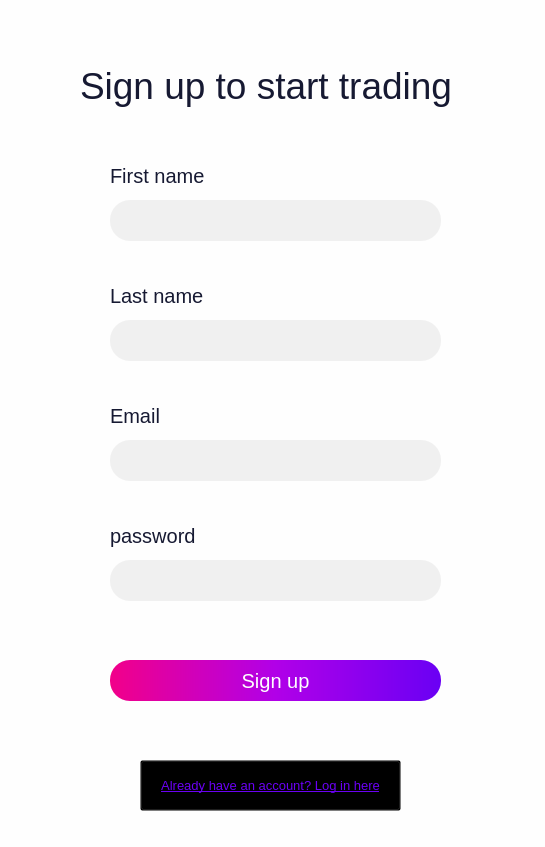
<?xml version="1.0" encoding="UTF-8"?>
<ui version="4.0">
 <class>Main_window</class>
 <widget class="QMainWindow" name="Main_window">
  <property name="geometry">
   <rect>
    <x>0</x>
    <y>0</y>
    <width>545</width>
    <height>847</height>
   </rect>
  </property>
  <property name="windowTitle">
   <string>MainWindow</string>
  </property>
  <property name="styleSheet">
   <string notr="true">background-color: rgba(254, 254, 254, 1);</string>
  </property>
  <widget class="QWidget" name="centralwidget">
   <widget class="QLabel" name="title">
    <property name="geometry">
     <rect>
      <x>80</x>
      <y>60</y>
      <width>381</width>
      <height>51</height>
     </rect>
    </property>
    <property name="styleSheet">
     <string notr="true">color: rgba(22, 25, 50, 1);
font-size: 28pt;</string>
    </property>
    <property name="text">
     <string>Sign up to start trading</string>
    </property>
   </widget>
   <widget class="QLabel" name="first_name_label">
    <property name="geometry">
     <rect>
      <x>110</x>
      <y>160</y>
      <width>101</width>
      <height>31</height>
     </rect>
    </property>
    <property name="styleSheet">
     <string notr="true">font-size:15pt;
color: rgba(22, 25, 50, 1);</string>
    </property>
    <property name="text">
     <string>First name</string>
    </property>
   </widget>
   <widget class="QLineEdit" name="first_name_input">
    <property name="geometry">
     <rect>
      <x>110</x>
      <y>200</y>
      <width>331</width>
      <height>41</height>
     </rect>
    </property>
    <property name="styleSheet">
     <string notr="true">border-radius: 20px;
background-color:rgba(240, 240, 240, 1);

font-size:15pt;
color: rgba(22, 25, 50, 1);

padding: 5px 10px;</string>
    </property>
   </widget>
   <widget class="QLabel" name="last_name_label">
    <property name="geometry">
     <rect>
      <x>110</x>
      <y>280</y>
      <width>101</width>
      <height>31</height>
     </rect>
    </property>
    <property name="styleSheet">
     <string notr="true">font-size:15pt;
color: rgba(22, 25, 50, 1);</string>
    </property>
    <property name="text">
     <string>Last name</string>
    </property>
   </widget>
   <widget class="QLineEdit" name="last_name_input">
    <property name="geometry">
     <rect>
      <x>110</x>
      <y>320</y>
      <width>331</width>
      <height>41</height>
     </rect>
    </property>
    <property name="styleSheet">
     <string notr="true">border-radius: 20px;
background-color:rgba(240, 240, 240, 1);

font-size:15pt;
color: rgba(22, 25, 50, 1);

padding: 5px 10px;</string>
    </property>
   </widget>
   <widget class="QPushButton" name="submit_button">
    <property name="enabled">
     <bool>true</bool>
    </property>
    <property name="geometry">
     <rect>
      <x>110</x>
      <y>660</y>
      <width>331</width>
      <height>41</height>
     </rect>
    </property>
    <property name="styleSheet">
     <string notr="true">background-color: qlineargradient(spread:pad, x1:0, y1:0, x2:1, y2:0, stop:0 #f20089, stop:0.5 #b100e8, stop:1 #6a00f4);

border-radius: 20px;
font-size: 20px;
color: rgba(254, 254, 254, 1);</string>
    </property>
    <property name="text">
     <string>Sign up</string>
    </property>
   </widget>
   <widget class="QPushButton" name="Register_button">
    <property name="geometry">
     <rect>
      <x>140</x>
      <y>760</y>
      <width>261</width>
      <height>51</height>
     </rect>
    </property>
    <property name="styleSheet">
     <string notr="true">font-size:10pt;
color: qlineargradient(spread:pad, x1:0, y1:0, x2:1, y2:0, stop:0 #f20089, stop:0.5 #b100e8, stop:1 #6a00f4);
text-decoration: underline;
background: transparent

</string>
    </property>
    <property name="text">
     <string>Already have an account? Log in here</string>
    </property>
   </widget>
   <widget class="QLineEdit" name="email_input">
    <property name="geometry">
     <rect>
      <x>110</x>
      <y>440</y>
      <width>331</width>
      <height>41</height>
     </rect>
    </property>
    <property name="styleSheet">
     <string notr="true">border-radius: 20px;
background-color:rgba(240, 240, 240, 1);

font-size:15pt;
color: rgba(22, 25, 50, 1);

padding: 5px 10px;</string>
    </property>
   </widget>
   <widget class="QLabel" name="email_label">
    <property name="geometry">
     <rect>
      <x>110</x>
      <y>400</y>
      <width>51</width>
      <height>31</height>
     </rect>
    </property>
    <property name="styleSheet">
     <string notr="true">font-size:15pt;
color: rgba(22, 25, 50, 1);</string>
    </property>
    <property name="text">
     <string>Email</string>
    </property>
   </widget>
   <widget class="QLineEdit" name="password_input">
    <property name="geometry">
     <rect>
      <x>110</x>
      <y>560</y>
      <width>331</width>
      <height>41</height>
     </rect>
    </property>
    <property name="styleSheet">
     <string notr="true">border-radius: 20px;
background-color:rgba(240, 240, 240, 1);

font-size:15pt;
color: rgba(22, 25, 50, 1);

padding: 5px 10px;</string>
    </property>
   </widget>
   <widget class="QLabel" name="password_label">
    <property name="geometry">
     <rect>
      <x>110</x>
      <y>520</y>
      <width>91</width>
      <height>31</height>
     </rect>
    </property>
    <property name="styleSheet">
     <string notr="true">font-size:15pt;
color: rgba(22, 25, 50, 1);</string>
    </property>
    <property name="text">
     <string>password</string>
    </property>
   </widget>
  </widget>
  <widget class="QStatusBar" name="statusbar"/>
 </widget>
 <resources/>
 <connections/>
</ui>
